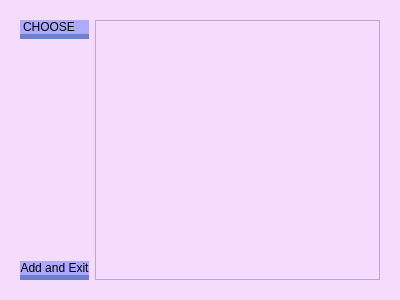
<?xml version="1.0" encoding="UTF-8"?>
<ui version="4.0">
 <class>windowofgroups</class>
 <widget class="QDialog" name="windowofgroups">
  <property name="geometry">
   <rect>
    <x>0</x>
    <y>0</y>
    <width>400</width>
    <height>300</height>
   </rect>
  </property>
  <property name="windowTitle">
   <string>Dialog</string>
  </property>
  <property name="styleSheet">
   <string notr="true">background-color: rgb(243, 220, 255);</string>
  </property>
  <layout class="QGridLayout" name="gridLayout">
   <item row="0" column="0">
    <widget class="QWidget" name="widget" native="true">
     <layout class="QGridLayout" name="gridLayout_3">
      <item row="0" column="0">
       <layout class="QGridLayout" name="gridLayout_2">
        <item row="0" column="1">
         <layout class="QVBoxLayout" name="verticalLayout_2">
          <property name="spacing">
           <number>0</number>
          </property>
          <item>
           <widget class="QListWidget" name="listofgroups"/>
          </item>
         </layout>
        </item>
        <item row="0" column="0">
         <layout class="QVBoxLayout" name="verticalLayout">
          <item>
           <widget class="QLabel" name="label">
            <property name="styleSheet">
             <string notr="true">font: 14pt &quot;Bodoni MT&quot;;
background-color: rgb(172, 169, 255);
border-radius: 10px;
border-bottom-style:solid;
border-bottom-width: 5px;
border-bottom-color: rgb(109, 127, 209);
</string>
            </property>
            <property name="text">
             <string>CHOOSE</string>
            </property>
           </widget>
          </item>
          <item>
           <spacer name="verticalSpacer_2">
            <property name="orientation">
             <enum>Qt::Vertical</enum>
            </property>
            <property name="sizeHint" stdset="0">
             <size>
              <width>20</width>
              <height>66</height>
             </size>
            </property>
           </spacer>
          </item>
          <item>
           <widget class="QPushButton" name="exit_button">
            <property name="styleSheet">
             <string notr="true">font: 11pt &quot;Bodoni MT&quot;;
background-color: rgb(172, 169, 255);
border-radius: 10px;
border-bottom-style:solid;
border-bottom-width: 5px;
border-bottom-color: rgb(109, 127, 209);
</string>
            </property>
            <property name="text">
             <string>Add and Exit</string>
            </property>
           </widget>
          </item>
         </layout>
        </item>
       </layout>
      </item>
     </layout>
    </widget>
   </item>
  </layout>
 </widget>
 <resources/>
 <connections/>
</ui>
